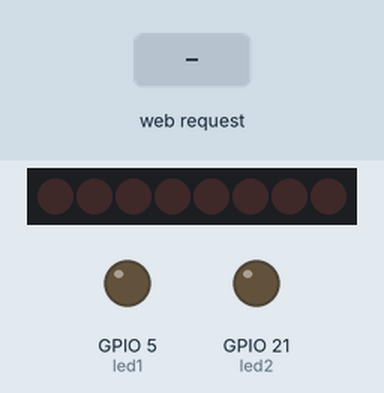
A program run on a simulated ESP32 board running MicroPython. Shown: 8 shift-register outputs drawn as a row of LEDs (first output left, lit = HIGH), output pins drawn as LEDs (lit = HIGH). Inputs (shaded band) come from the test bench. WiFi joins after 1.5 s; values from a settings file that is not in the repository are placeholders; pins used as bus, display or sensor lines are not drawn; what the program prints to the serial console is not drawn.

Above: at 2.7 s.
2.8 s: HTTP request GET /led/todos received
At 3.8 s:
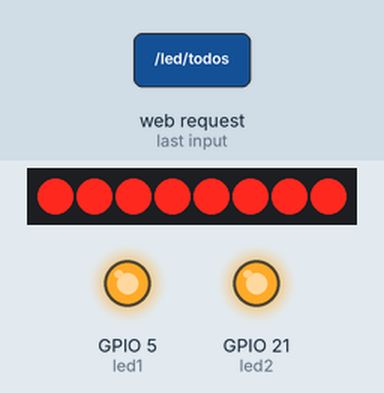
4.3 s: HTTP request GET /apagar received
At 4.9 s:
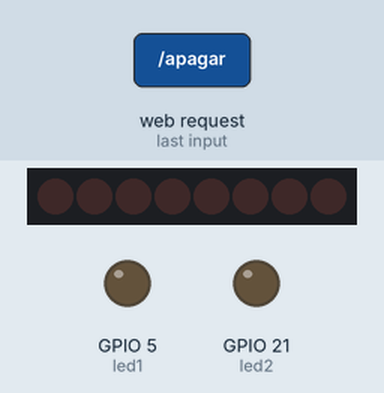
Timing chart, 0 to 7.3 s (numbered marks = the images above; inputs shaded):
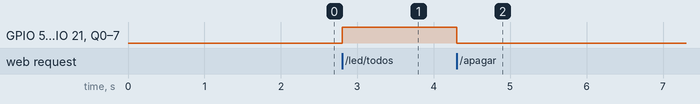

Measured:
- after the input at 2.8 s, GPIO 5 (led1), GPIO 21 (led2), Q0–7: LOW → HIGH at once
- after the input at 4.3 s, GPIO 5 (led1), GPIO 21 (led2), Q0–7: HIGH → LOW at once

The program:

main.py
```python
import network
import secrets
import select
import socket
from time import ticks_add, ticks_diff, ticks_ms
from machine import Pin

DATA = Pin(23, Pin.OUT)
CLOCK = Pin(18, Pin.OUT)
LATCH = Pin(19, Pin.OUT)

led1 = Pin(5, Pin.OUT)
led2 = Pin(21, Pin.OUT)

WIFI_SSID = secrets.WIFI_SSID
WIFI_PASSWORD = secrets.WIFI_PASSWORD

def enviar(valor):
    LATCH.off()

    for i in range(7, -1, -1):
        CLOCK.off()
        DATA.value((valor >> i) & 1)
        CLOCK.on()

    LATCH.on()

def acender(indice):
    led1.off()
    led2.off()

    if indice == 0:
        enviar(0)
        led1.on()
    elif indice == 1:
        enviar(0)
        led2.on()
    elif 2 <= indice < 10:
        enviar(1 << (9 - indice))

def acender_todos():
    enviar(0xFF)
    led1.on()
    led2.on()

def apagar():
    led1.off()
    led2.off()
    enviar(0)

apagar()

# Cada quadro contém os índices acesos e sua duração em milissegundos.
EFEITOS = {
    "varredura": tuple(((i,), 120) for i in range(10))
    + tuple(((i,), 120) for i in range(8, -1, -1)),
    "pulso-azul": (((6, 7, 8, 9), 350), ((), 250)) * 4,
    "celebracao": (
        ((0, 1), 220), ((2, 3), 220), ((4, 5), 220), ((6, 7, 8, 9), 220),
        ((), 150), (tuple(range(10)), 250), ((), 150), (tuple(range(10)), 250),
    ),
}


def mostrar_quadro(indices):
    valor = 0
    for indice in indices:
        if indice >= 2:
            valor |= 1 << (9 - indice)
    enviar(valor)
    led1.value(0 in indices)
    led2.value(1 in indices)

wifi = network.WLAN(network.STA_IF)
wifi.active(True)
wifi.connect(WIFI_SSID, WIFI_PASSWORD)

while not wifi.isconnected():
    pass

ip = wifi.ifconfig()[0]
print("ESP32 conectado:", ip)

servidor = socket.socket()
servidor.setsockopt(socket.SOL_SOCKET, socket.SO_REUSEADDR, 1)
servidor.bind(("0.0.0.0", 80))
servidor.listen(2)
poll = select.poll()
poll.register(servidor, select.POLLIN)
quadros = None
proximo_quadro = 0
prazo = 0

while True:
    espera = -1
    if quadros is not None:
        agora = ticks_ms()
        if ticks_diff(agora, prazo) >= 0:
            if proximo_quadro == len(quadros):
                quadros = None
                apagar()
            else:
                indices, duracao = quadros[proximo_quadro]
                mostrar_quadro(indices)
                proximo_quadro += 1
                prazo = ticks_add(agora, duracao)
        if quadros is not None:
            espera = max(0, ticks_diff(prazo, ticks_ms()))

    if not poll.poll(espera):
        continue
    cliente, endereco = servidor.accept()

    try:
        cliente.settimeout(3)
        requisicao = cliente.recv(1024).decode()
        caminho = requisicao.split(" ")[1]

        if caminho.startswith("/led/") and caminho != "/led/todos":
            indice = int(caminho.split("/")[2])

            if 0 <= indice < 10:
                quadros = None
                acender(indice)
                resposta = '{"status":"ok"}'
            else:
                resposta = '{"erro":"LED invalido"}'

        elif caminho == "/led/todos":
            quadros = None
            acender_todos()
            resposta = '{"status":"todos_acesos"}'

        elif caminho in ("/apagar", "/efeito/parar"):
            quadros = None
            apagar()
            resposta = '{"status":"apagado"}'

        elif caminho.startswith("/efeito/"):
            nome = caminho[len("/efeito/"):]
            if nome in EFEITOS:
                quadros = EFEITOS[nome]
                proximo_quadro = 0
                prazo = ticks_ms()
                resposta = '{"status":"efeito_iniciado"}'
            else:
                resposta = '{"erro":"Efeito invalido"}'

        else:
            resposta = '{"status":"online"}'

        cliente.send(
            b"HTTP/1.1 200 OK\r\n"
            b"Content-Type: application/json\r\n"
            b"Connection: close\r\n\r\n"
        )
        cliente.send(resposta.encode())

    except Exception as erro:
        print("Erro:", erro)

    finally:
        cliente.close()
```
